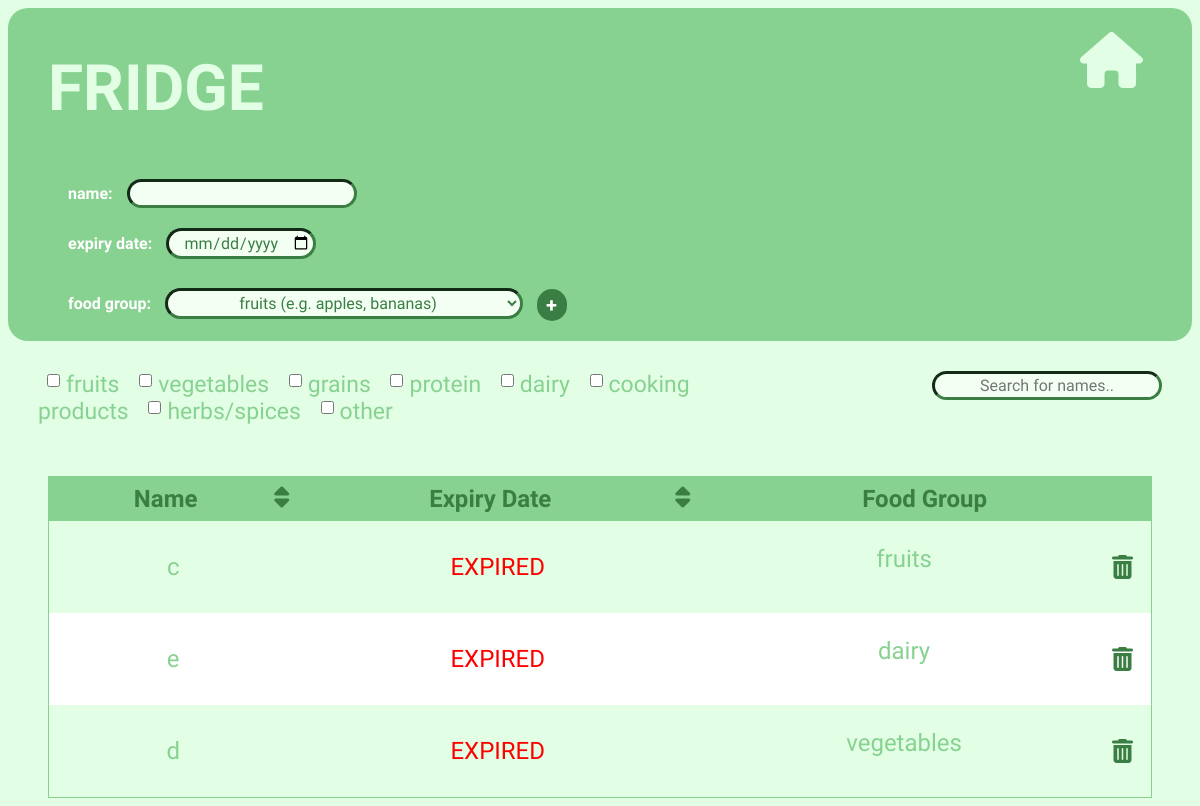
The app's page /fridge/, older data.
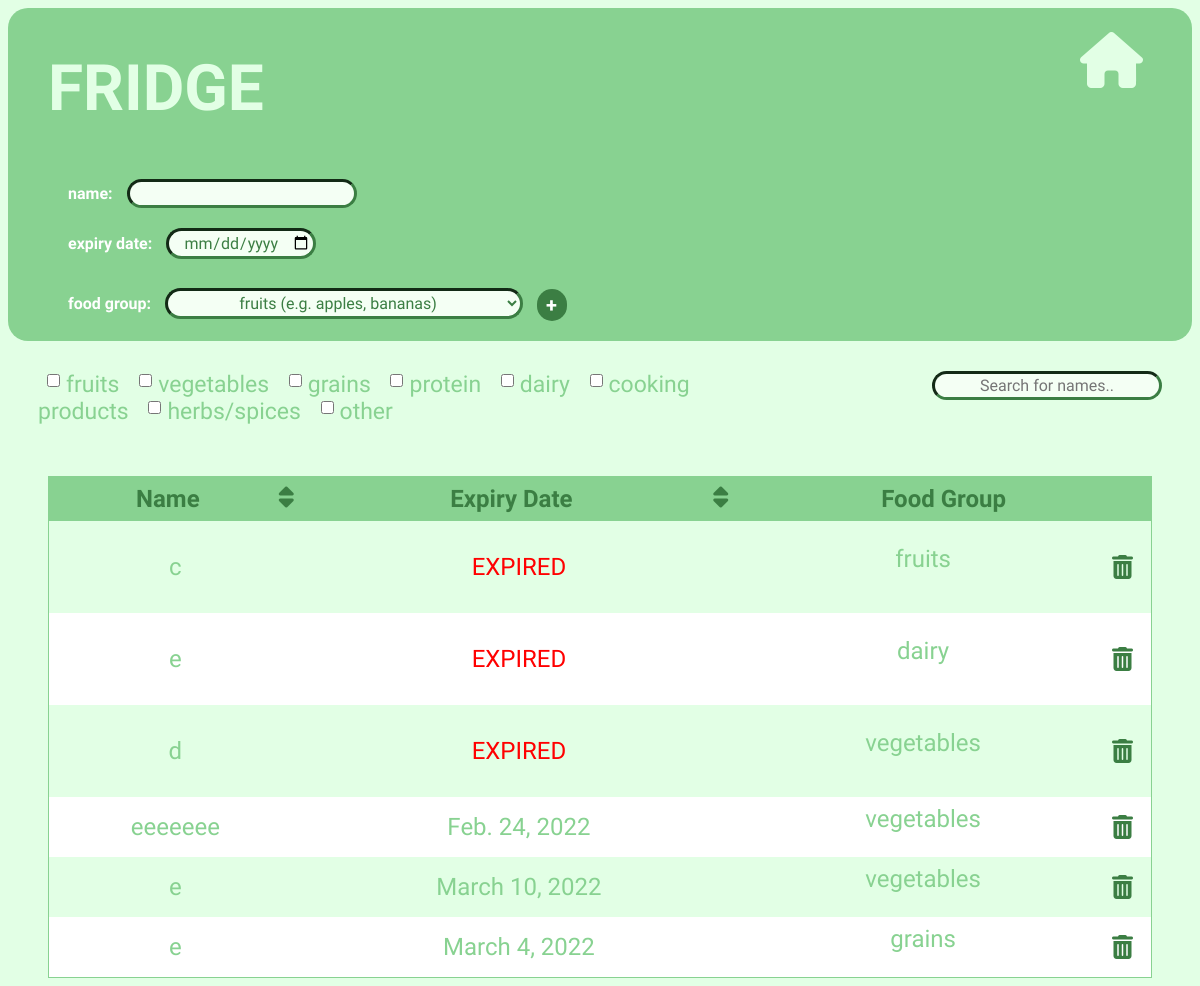
The same page, newer data.
### base/models.py (models this page shows, shortened)
class FoodItem(models.Model):
    name = models.TextField(null=True, blank=False)
    expiry_date = models.DateField(null=True, blank=False)
    food_group = models.TextField(choices=FOOD_GROUPS, default="other")
    @property
    def is_expired(self):
        return self.expiry_date <= date.today()
    @property
    def is_expiring_soon(self):
        return self.expiry_date <= date.today() + timedelta(days=5)

### base/views.py (the view, shortened to what this page needs)
# urls.py: path('fridge/', FridgeHome.as_view(), name='fridge'),
class FridgeHome(TemplateView):
    model = FoodItem
    template_name = "base/fridge_home.html"
    def get_context_data(self, **kwargs):
        context = super(FridgeHome, self).get_context_data(**kwargs)
        context['food_items'] = FoodItem.objects.all()
        return context

### base/templates/base/fridge_home.html (shortened to what this page needs)
{% load static %}
<!DOCTYPE html>
<html lang="en">
<head>
    <link rel="stylesheet" type="text/css" href="{% static 'fridge_style.css' %}?{% now "U" %}">
</head>
<body>
    <div class="header">
        <div id="input-column">
        <h1 id="fridge">FRIDGE</h1>
                <form method="POST">
                    <div id="input">
                        <label for="name">name:</label>
                        <input id="name" name="name" required>
                    </div>
                    <div id="input">
                        <label for="expiry">expiry date:</label>
                        <input type="date" id="expiry" name="expiry" required>
                    </div>
                    <div id="input">
                        <label for="food_group">food group:</label>
                        <select name="food_group" id="food_group" required>
                            <option value="fruits">fruits (e.g. apples, bananas)</option>
                        </select>
                        <button type="submit" id="add" name="add_button">+</button>
                    </div>
                </form>
            </div>
        <div class="home-button"><a href="{% url 'main' %}" ><i class="fa fa-home fa-3x" aria-hidden="true"></i></a></div>
    </div>
    <div class="row" id="food-groups">
        <div class="cell" id="checkboxes">
            <label><input type="checkbox" name="food-group" value="fruits" id="fruits" onclick="check();"><span>fruits</span></label>
            <label><input type="checkbox" name="food-group" value="vegetables" id="vegetables" onclick="check();"><span>vegetables</span></label>
            <label><input type="checkbox" name="food-group" value="grains" id="grains" onclick="check();"><span>grains</span></label>
            <label><input type="checkbox" name="food-group" value="protein" id="protein" onclick="check();"><span>protein</span></label>
            <label><input type="checkbox" name="food-group" value="dairy" id="dairy" onclick="check();"><span>dairy</span></label>
            <label><input type="checkbox" name="food-group" value="cooking product" id="cooking product" onclick="check();"><span>cooking products</span></label>
            <label><input type="checkbox" name="food-group" value="herbs/spices" id="herbs/spices" onclick="check();"><span>herbs/spices</span></label>
            <label><input type="checkbox" name="food-group" value="other" id="other" onclick="check();"><span>other</span></label>
        </div>
        <div class="cell">
            <input type="text" id="search_input" onkeyup="myFunction()" placeholder="Search for names..">
        </div>
    </div>
    <div class="row">
        <table id="fridge-table">
        <thead>
            <tr>
                <th>
                    Name
                    <span onclick="sortByName()"><i class="fas fa-sort"></i></span>
                </th>
                <th>
                    Expiry Date
                    <span onclick="sortByDate()"><i class="fas fa-sort"></i></span>
                </th>
                <th>Food Group</th>
            </tr>
        </thead>
        <tbody>
        {% for item in food_items %}
            <tr class="food_item {{ item.name }} {{ item.food_group }}">
                <td class="name">{{ item.name }}</td>
                <td class="expiry date">
                    {% if item.is_expired %}
                        <p>EXPIRED</p>
                    {% elif item.is_expiring_soon %}
                        <p>{{ item.expiry_date }}</p>
                    {% else %}
                        {{ item.expiry_date }}
                    {% endif %}
                </td>
                <td class="food-group">
                    {{ item.food_group }}
                    <a href="{% url 'fridge-update' item.id %}"><i class="fa fa-trash" aria-hidden="true"></i></a>
                </td>
            </tr>
        {% endfor %}
        </tbody>
        </table>
    </div>
</body>
</html>

### base/static/fridge_style.css (style rules this page uses)
body { font-family: 'Questrial', sans-serif; background-color: var(--light-green); color: var(--medium-green); }
.row { display:flex; justify-content:flex-start; align-items:stretch; flex-wrap:nowrap; padding: 0 5vh; }
.cell { min-height:75px; flex-basis: 100%; }
h1 { font-family: 'Baloo 2'; font-size: 8vh; color: var(--light-green); display: flex; }
.home-button { float: right; }
.home-button i { color: var(--light-green); margin-right: 25px; font-size: 7vh; padding: 3vh; }
.header { display:flex; justify-content: space-between; align-items: flex-start; background-color: var(--medium-green); border-radius: 20px; }
#checkboxes { flex-basis: 200%; flex-wrap: wrap; color: var(--medium-green); font-size: 23px; }
#food-groups { padding-top: 10px; padding: 30px; }
input[type="checkbox"] { position: absolute; }
#food-groups label { padding: 5px; }
#food-groups span { margin-left: 1em; }
input#search_input { float: right; }
#input label { padding: 10px; color: white; font-weight: 700; font-size: 1em; }
input, select, option { border-radius: 25px; border: 3px inset var(--dark-green); font-family: 'Baloo 2'; text-align: center; background-color: rgb(244, 255, 244); color: var(--dark-green); padding: 2px; font-size: 1em; }
#input-column { float: left; padding: 0 5vh; display: flex; flex-direction: column; }
#input { padding: 10px; }
button { margin: 10px; background-color: var(--medium-green); font-family: 'Baloo 2'; border: solid transparent; border-radius: 20px; box-sizing: border-box; color: #FFFFFF; cursor: pointer; font-size: 20px; font-weight: 700; letter-spacing: .8px; overflow: visible; text-align: center; cursor: pointer; vertical-align: middle; white-space: nowrap; }
#add { background-color: var(--dark-green); font-size: 20px; }
table { font-size: 3vh; border: 1px solid; border-collapse: collapse; width: 100%; }
th { color: var(--dark-green); background-color: var(--medium-green); text-align: center; padding: 8px; }
th i { float: right; cursor: pointer; }
td { text-align: center; padding: 8px; }
td p { color: red; }
tr:nth-child(even) { background-color: white }
.food-group i { float: right; color: var(--dark-green); padding: 10px; }

### base/static/base.css (style rules this page uses)
:root { --light-green: rgb(226, 255, 229); --medium-green: rgb(136, 210, 145); --dark-green: rgb(59, 126, 67); }
html { scroll-behavior: smooth; }
body { overflow: overlay; }

Row changes from the older to the newer data that the page shows:
added FoodItem: name "eeeeeee", expiry_date "Feb. 24, 2022", food_group "vegetables"
added FoodItem: name "e", expiry_date "March 10, 2022", food_group "vegetables"
added FoodItem: name "e", expiry_date "March 4, 2022", food_group "grains"
